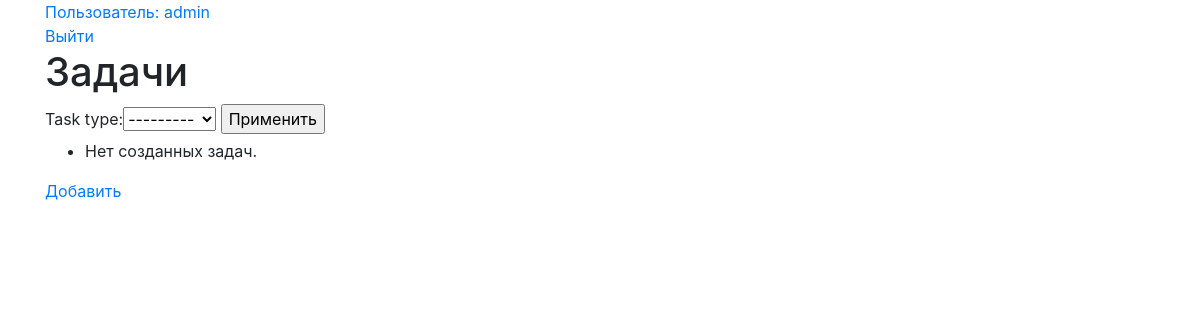
The page /tasks/free/ (signed in) on the database as committed earlier.
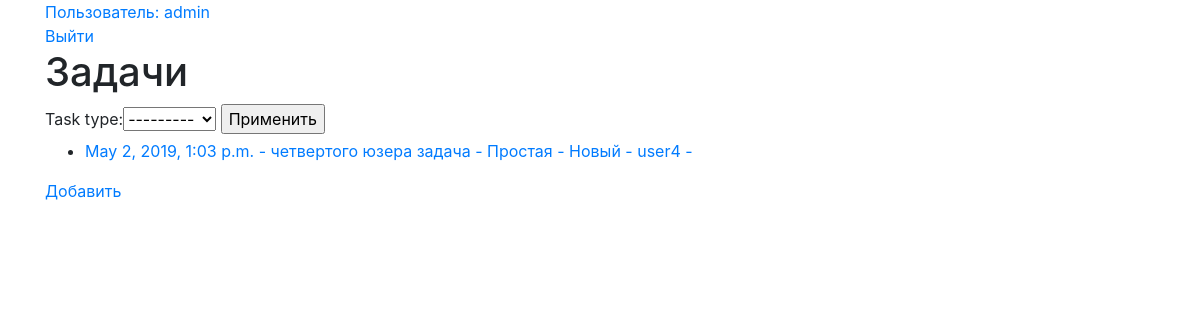
The same page on the database as committed later.
### tasks/models.py (models this page shows, shortened)
class ModelsNameMixin:
    def get_model_name_plural(self):
        return self._meta.verbose_name_plural

class Task(models.Model, ModelsNameMixin):
    title = models.CharField(verbose_name='Наименование', max_length=150)
    date = models.DateTimeField(verbose_name='Дата', auto_now_add=True)
    description = models.TextField(verbose_name='Описание', max_length=500)
    state = models.ForeignKey(TaskState, on_delete=models.PROTECT, default=DEFAULT_STATE_ID)
    task_type = models.ForeignKey(TaskType, on_delete=models.PROTECT)
    author = models.ForeignKey(settings.AUTH_USER_MODEL, on_delete=models.CASCADE, related_name='user_task_auth', blank=True, null=True)
    performers = models.ManyToManyField(User, related_name='user_task_performers')
    objects = TaskQuerySet.as_manager()
    def get_url(self):
        return  reverse_lazy('task_list')+str(self.pk)+'/'
    class Meta:
        ordering = ['date', 'title']
        verbose_name = 'Задача'
        verbose_name_plural = 'Задачи'

class TaskType(models.Model, ModelsNameMixin):
    title = models.CharField(verbose_name='Наименование', max_length=100, unique=True)
    def __str__(self):
        return self.title
    class Meta:
        verbose_name = 'Тип задачи'
        verbose_name_plural = 'Типы задачи'

class TaskState(models.Model, ModelsNameMixin):
    title = models.CharField(verbose_name='Наименование', max_length=100, unique=True)
    def __str__(self):
        return self.title
    class Meta:
        verbose_name = 'Статус задачи'
        verbose_name_plural = 'Статусы задачи'

### tasks/views.py (the view)
# urls.py: path('free/', TasksFreeView.as_view(), name='task_free'),
class TasksFreeView(FilterMixin, LoginRequiredMixin, ListView):
    model = Task
    template_name = 'tasks_list.html'
    redirect_field_name = 'redirect_to'
    filter_form_class = TaskFilterForm
    def get_context_data(self, **kwargs):
        return super().get_context_data(**kwargs)
    def get_queryset(self):
        queryset = Task.objects.all().for_free()
        queryset = self.add_filter(queryset, ['task_type'])
        queryset = queryset.select_related(
            'task_type', 'state', 'author'
        )
        return queryset

### tasks/forms.py
class TaskFilterForm(forms.Form):
    task_type = forms.ModelChoiceField(queryset=TaskType.objects.all(), required=False)

### tasks/models.py (called while the page is built)
    def for_free(self):
        queryset = self.filter(models.Q(performers=None))
        return queryset

### tasks/views.py (called while the page is built)
    def dispatch(self, request, *args, **kwargs):
        if self.filter_form_class:
            self.filter_form = self.filter_form_class(request.GET)
            self.filter_form.is_valid()
        return super().dispatch(request, *args, **kwargs)

    def get_context_data(self, **kwargs):
        context = super().get_context_data(**kwargs)
        context['filter_form'] = self.filter_form
        return context

    def add_filter(self, queryset, fields):
        for field in fields:
            if self.filter_form.cleaned_data[field]:
                queryset = eval('queryset.filter('+field+'=self.filter_form.cleaned_data[field])')
        return queryset

### tasks/templates/tasks_list.html (shortened to what this page needs)
{% extends "base.html" %}
{% block content %}
    <h1>{{ view.model.get_model_name_plural }}</h1>
    {% if filter_form %}
        <form action="">
            {{ filter_form }}
            <input type="submit" value="Применить">
        </form>
    {% endif %}
    <ul>
        {% for task in object_list %}
            <li>
                <a href="{{task.get_url}}">
                    {{ task.date }} - {{ task.title }} - {{task.task_type}} - {{task.state}} - {{task.author}} - {{task.performer}}
                </a>
            </li>
        {% empty %}
            <li>Нет созданных задач.</li>
        {% endfor %}
    </ul>
    {% if user.profile.customer %}
        <a href="{{ request.path }}add/">Добавить</a>
    {% endif %}
{% endblock %}

Rows that differ between the two databases and show on the page:
added Task: date "May 2, 2019, 1:03 p.m.", title "четвертого юзера задача", task_type "Простая", state "Новый", author "user4"
Other text that changed with them:
text no longer shown: "Нет созданных задач."
